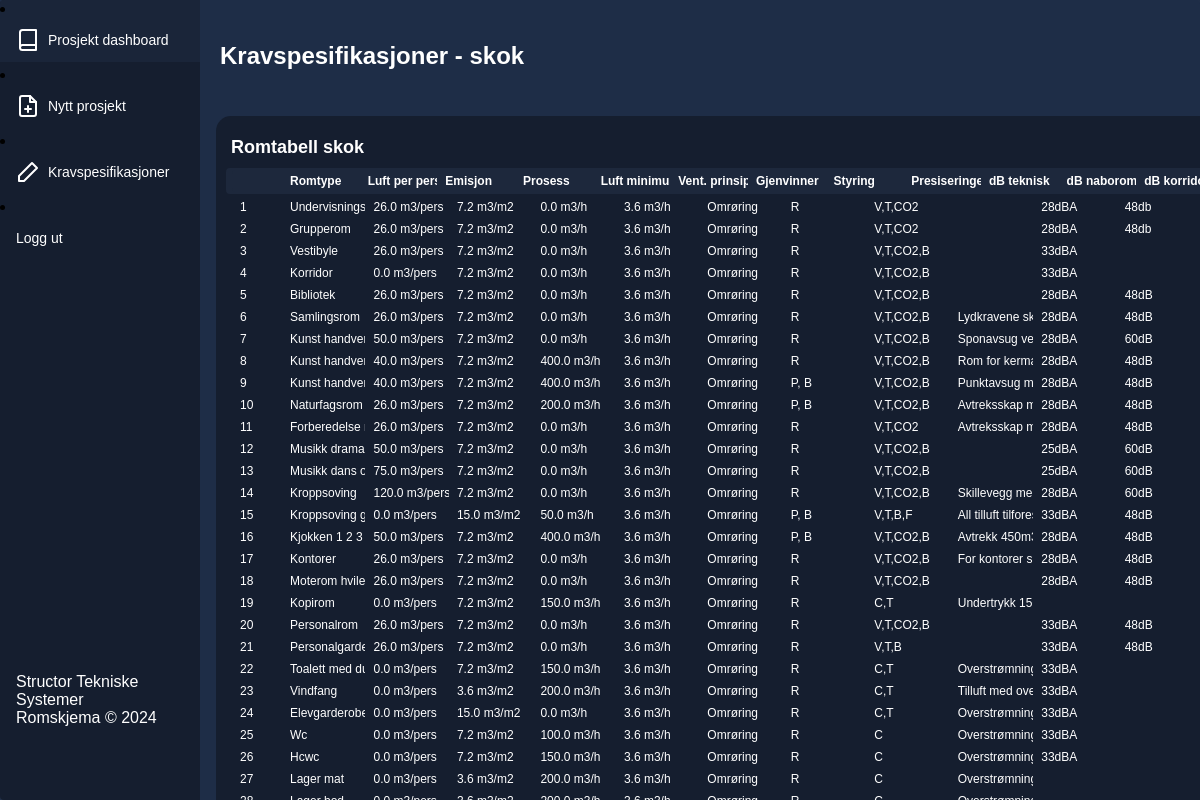
Screenshot of /specifications/skok (signed in) with the database file from the repository.
### romskjema/models.py (models this page shows)
class Specifications(db.Model):
    __tablename__ = "Specifications"
    id = db.Column(db.Integer, primary_key=True, autoincrement=True)
    name = db.Column(db.String(50), nullable=False)
    room_types = db.relationship("RoomTypes", backref="specifications", uselist=False, lazy=True)

class RoomTypes(db.Model):
    __tablename__ = "RoomTypes"
    id = db.Column(db.Integer, primary_key=True, autoincrement=True)
    specification_id = db.Column(db.Integer, db.ForeignKey("Specifications.id"), nullable=False)
    name = db.Column(db.String(50), nullable=False)
    air_per_person = db.Column(db.Float)
    air_emission = db.Column(db.Float)
    air_process = db.Column(db.Float)
    air_minimum = db.Column(db.Float)
    ventilation_principle = db.Column(db.String(50))
    heat_exchange = db.Column(db.String(50))
    room_control = db.Column(db.String(50))
    notes = db.Column(db.String(100))
    db_technical = db.Column(db.String(50))
    db_neighbour = db.Column(db.String(50))
    db_corridor = db.Column(db.String(50))
    comments = db.Column(db.String(20))

### romskjema/specifications/specifications.py (the view)
@specifications_bp.route('/', defaults={'specification': None}, methods=['GET', 'POST'])
@specifications_bp.route('/<specification>', methods=['GET', 'POST'])
@login_required
def specifications(specification):
    specifications = dbo.get_specifications()
    if request.method == "GET":
        if specification is None:
            return render_template("specifications.html",
                            user=current_user,
                            specifications=specifications,
                            specification=None)
        else:
            specification_data = dbo.get_specification_room_data(specification)
            if not specification_data:
                return render_template("specifications.html",
                        user=current_user,
                        specifications=specifications,
                        specification=None)
            else:
                return render_template("specifications.html",
                                    user=current_user,
                                    specification=specification,
                                    specification_data=specification_data)

### romskjema/specifications/templates/specifications.html (shortened to what this page needs)
{% extends "base.html" %}
{% block pagetitle %}Kravspesifikasjoner {% if specification %}- {{specification}}{%endif%}{%endblock%}
{% block page_subtitle %}
  {% if specification %}
    Romtabell {{specification}}
  {% else %}
    Kravspesifikasjoner
  {% endif %}
{% endblock %}
{% block content %}
  {% if specification %}
    <div class="table-header-container">
      <table id="roomsTable" class="table-wrapper">
          <thead>
            <tr class="table-header">
              <th class="table-cell table-cell-small">
              </th>
              <th class="table-cell table-cell-long">
                Romtype
              </th>
              <th class="table-cell">
                Luft per person
              </th>
              <th class="table-cell">
                Emisjon
              </th>
              <th class="table-cell">
                Prosess
              </th>
              <th class="table-cell">
                Luft minimum
              </th>
              <th class="table-cell">
                Vent. prinsipp
              </th>
              <th class="table-cell table-cell-medium">
                Gjenvinner
              </th>
              <th class="table-cell">
                Styring
              </th>
              <th class="table-cell table-cell-long">
                Presiseringer
              </th>
              <th class="table-cell">
                  dB teknisk
              </th>
              <th class="table-cell">
                  dB naborom
              </th>
              <th class="table-cell">
                  dB korridor
              </th>
            </tr>
          </thead>
        </table>
      </div>
      <div class="table-container">
        <table id="roomsTable" class="table-wrapper">
          <tbody>
              {% for data in specification_data %}
            <tr class="table-row">
              <td class="table-cell table-cell-small">
                {{data.id}}
              </td>
              <td class="table-cell table-cell-long">
                {{data.name}}
              </td>
              <td class="table-cell">
                {{data.air_per_person}} m3/pers
              </td>
              <td class="table-cell">
                {{data.air_emission}} m3/m2
              </td>
              <td class="table-cell">
                {{data.air_process}} m3/h
              </td>
              <td class="table-cell">
                  {{data.air_minimum}} m3/h
                </td>
              <td class="table-cell">
                {{data.ventilation_principle}}
              </td>
              <td class="table-cell table-cell-medium">
                  <span class="hover-popup" data-popup="R=Roterende\nB=Batteri\nP=Plate">{{data.heat_exchange}}</span>
              </td>
              <td class="table-cell">
                  <span class="hover-popup" data-popup="V=VAV\nC=CAV\nT=Temp\nB=Bevegelse\nF=Fukt">{{data.room_control}}</span>
              </td>
              <td class="table-cell table-cell-long">
                  <span class="notes-popup" data-popup="{{data.notes}}">{{data.notes}}</span>
              </td>
              <td class="table-cell">
                  {{data.db_technical}}
              </td>
              <td class="table-cell">
                  {{data.db_neighbour}}
              </td>
            </tr>
            {% endfor %}
          </tbody>
        </table>
      </div>
  {% endif %}
{% endblock %}

### romskjema/templates/base.html (shortened to what this page needs)
<!DOCTYPE html>
<html lang="en">
<head>
    <link rel="stylesheet" href="/static/css/style.css">
    <link rel="stylesheet" href="/static/css/form.css">
    <link rel="stylesheet" href="/static/css/tables.css">
</head>
<body>
<div class="app-container">
        {% if user.is_authenticated %}
            <div class="sidebar">
                {% if project %}
                <ul class="sidebar-list">
                <li class="sidebar-list-item">
                    <a href="{{ url_for('projects.projects') }}">
                        <svg xmlns="http://www.w3.org/2000/svg" width="24" height="24" viewBox="0 0 24 24" fill="none" stroke="currentColor" stroke-width="2" stroke-linecap="round" stroke-linejoin="round" class="feather feather-activity"><path d="M3 9l9-7 9 7v11a2 2 0 0 1-2 2H5a2 2 0 0 1-2-2z"></path><polyline points="9 22 9 12 15 12 15 22"></polyline></svg>
                    <span>Oversikt</span>
                    </a>
                </li>
                <li class="sidebar-list-item">
                    <a href="{{ url_for('buildings.buildings') }}">
                        <svg xmlns="http://www.w3.org/2000/svg" width="24" height="24" viewBox="0 0 24 24" fill="none" stroke="currentColor" stroke-width="2" stroke-linecap="round" stroke-linejoin="round" class="feather feather-activity"><path d="M12.89 1.45l8 4A2 2 0 0 1 22 7.24v9.53a2 2 0 0 1-1.11 1.79l-8 4a2 2 0 0 1-1.79 0l-8-4a2 2 0 0 1-1.1-1.8V7.24a2 2 0 0 1 1.11-1.79l8-4a2 2 0 0 1 1.78 0z"></path><polyline points="2.32 6.16 12 11 21.68 6.16"></polyline><line x1="12" y1="22.76" x2="12" y2="11"></line></svg>
                    <span>Bygg</span>
                    </a>
                </li>
                <li class="sidebar-list-item">
                    <a href="{{ url_for('rooms.rooms') }}">
                        <svg xmlns="http://www.w3.org/2000/svg" width="24" height="24" viewBox="0 0 24 24" fill="none" stroke="currentColor" stroke-width="2" stroke-linecap="round" stroke-linejoin="round" class="feather feather-activity"><line x1="8" y1="6" x2="21" y2="6"></line><line x1="8" y1="12" x2="21" y2="12"></line><line x1="8" y1="18" x2="21" y2="18"></line><line x1="3" y1="6" x2="3" y2="6"></line><line x1="3" y1="12" x2="3" y2="12"></line><line x1="3" y1="18" x2="3" y2="18"></line></svg>
                    <span>Romliste</span>
                    </a>
                </li>
                <li class="sidebar-list-item">
                    <a href="{{ url_for('ventsystems.ventsystems') }}">
                        <svg xmlns="http://www.w3.org/2000/svg" width="24" height="24" viewBox="0 0 24 24" fill="none" stroke="currentColor" stroke-width="2" stroke-linecap="round" stroke-linejoin="round" class="feather feather-activity"><path d="M9.59 4.59A2 2 0 1 1 11 8H2m10.59 11.41A2 2 0 1 0 14 16H2m15.73-8.27A2.5 2.5 0 1 1 19.5 12H2"></path></svg>
                    <span>Ventilasjonsystemer</span>
                    </a>
                </li>
                <li class="sidebar-list-item">
                    <a href="{{ url_for('ventilation.ventilation') }}">
                        <svg xmlns="http://www.w3.org/2000/svg" width="24" height="24" viewBox="0 0 24 24" fill="none" stroke="currentColor" stroke-width="2" stroke-linecap="round" stroke-linejoin="round" class="feather feather-activity"><rect x="2" y="2" width="20" height="8" rx="2" ry="2"></rect><rect x="2" y="14" width="20" height="8" rx="2" ry="2"></rect><line x1="6" y1="6" x2="6" y2="6"></line><line x1="6" y1="18" x2="6" y2="18"></line></svg>
                    <span>Luftmengdetabell</span>
                    </a>
                </li>
                <li class="sidebar-list-item">
                    <a href="#">
                        <svg xmlns="http://www.w3.org/2000/svg" width="24" height="24" viewBox="0 0 24 24" fill="none" stroke="currentColor" stroke-width="2" stroke-linecap="round" stroke-linejoin="round" class="feather feather-activity"><circle cx="12" cy="12" r="5"></circle><line x1="12" y1="1" x2="12" y2="3"></line><line x1="12" y1="21" x2="12" y2="23"></line><line x1="4.22" y1="4.22" x2="5.64" y2="5.64"></line><line x1="18.36" y1="18.36" x2="19.78" y2="19.78"></line><line x1="1" y1="12" x2="3" y2="12"></line><line x1="21" y1="12" x2="23" y2="12"></line><line x1="4.22" y1="19.78" x2="5.64" y2="18.36"></line><line x1="18.36" y1="5.64" x2="19.78" y2="4.22"></line></svg>
                    <span>Varmeberegninger</span>
                    </a>
                </li>
                <li class="sidebar-list-item">
                    <a href="#">
                        <svg xmlns="http://www.w3.org/2000/svg" width="24" height="24" viewBox="0 0 24 24" fill="none" stroke="currentColor" stroke-width="2" stroke-linecap="round" stroke-linejoin="round" class="feather feather-activity"><path d="M14 14.76V3.5a2.5 2.5 0 0 0-5 0v11.26a4.5 4.5 0 1 0 5 0z"></path></svg>
                    <span>Kjøling</span>
                    </a>
                </li>
                <li class="sidebar-list-item">
                    <a href="#">
                        <svg xmlns="http://www.w3.org/2000/svg" width="24" height="24" viewBox="0 0 24 24" fill="none" stroke="currentColor" stroke-width="2" stroke-linecap="round" stroke-linejoin="round" class="feather feather-activity"><line x1="8" y1="19" x2="8" y2="21"></line><line x1="8" y1="13" x2="8" y2="15"></line><line x1="16" y1="19" x2="16" y2="21"></line><line x1="16" y1="13" x2="16" y2="15"></line><line x1="12" y1="21" x2="12" y2="23"></line><line x1="12" y1="15" x2="12" y2="17"></line><path d="M20 16.58A5 5 0 0 0 18 7h-1.26A8 8 0 1 0 4 15.25"></path></svg>
                    <span>Tappevann/SPV</span>
                    </a>
                </li>
                <li class="sidebar-list-item">
                    <a href="{{ url_for('projects.settings') }}">
                        <svg xmlns="http://www.w3.org/2000/svg" width="24" height="24" viewBox="0 0 24 24" fill="none" stroke="currentColor" stroke-width="2" stroke-linecap="round" stroke-linejoin="round" class="feather feather-activity"><circle cx="12" cy="12" r="3"></circle><path d="M19.4 15a1.65 1.65 0 0 0 .33 1.82l.06.06a2 2 0 0 1 0 2.83 2 2 0 0 1-2.83 0l-.06-.06a1.65 1.65 0 0 0-1.82-.33 1.65 1.65 0 0 0-1 1.51V21a2 2 0 0 1-2 2 2 2 0 0 1-2-2v-.09A1.65 1.65 0 0 0 9 19.4a1.65 1.65 0 0 0-1.82.33l-.06.06a2 2 0 0 1-2.83 0 2 2 0 0 1 0-2.83l.06-.06a1.65 1.65 0 0 0 .33-1.82 1.65 1.65 0 0 0-1.51-1H3a2 2 0 0 1-2-2 2 2 0 0 1 2-2h.09A1.65 1.65 0 0 0 4.6 9a1.65 1.65 0 0 0-.33-1.82l-.06-.06a2 2 0 0 1 0-2.83 2 2 0 0 1 2.83 0l.06.06a1.65 1.65 0 0 0 1.82.33H9a1.65 1.65 0 0 0 1-1.51V3a2 2 0 0 1 2-2 2 2 0 0 1 2 2v.09a1.65 1.65 0 0 0 1 1.51 1.65 1.65 0 0 0 1.82-.33l.06-.06a2 2 0 0 1 2.83 0 2 2 0 0 1 0 2.83l-.06.06a1.65 1.65 0 0 0-.33 1.82V9a1.65 1.65 0 0 0 1.51 1H21a2 2 0 0 1 2 2 2 2 0 0 1-2 2h-.09a1.65 1.65 0 0 0-1.51 1z"></path></svg>
                    <span>Prosjektinnstillinger</span>
                    </a>
                </li>
                <p class="p-menu-item">
                <li class="sidebar-list-item">
                    <a href="{{ url_for('projects.projects_dashboard') }}">
                        <svg xmlns="http://www.w3.org/2000/svg" width="24" height="24" viewBox="0 0 24 24" fill="none" stroke="currentColor" stroke-width="2" stroke-linecap="round" stroke-linejoin="round" class="feather feather-activity"><circle cx="12" cy="12" r="10"></circle><line x1="2" y1="12" x2="22" y2="12"></line><path d="M12 2a15.3 15.3 0 0 1 4 10 15.3 15.3 0 0 1-4 10 15.3 15.3 0 0 1-4-10 15.3 15.3 0 0 1 4-10z"></path></svg>
                    <span>Prosjekter</span>
                    </a>
                </li>
                </p>
                {% else %}
                <li class="sidebar-list-item">
                    <a href="{{ url_for('projects.projects_dashboard') }}">
                    <span>Prosjekt dashboard</span>
                    </a>
                </li>
                <li class="sidebar-list-item">
                    <a href="{{ url_for('projects.new_project') }}">
                    <span>Nytt prosjekt</span>
                    </a>
                </li>
                <li class="sidebar-list-item">
                    <a href="{{ url_for('specifications.specifications') }}">
                        <svg xmlns="http://www.w3.org/2000/svg" width="24" height="24" viewBox="0 0 24 24" fill="none" stroke="currentColor" stroke-width="2" stroke-linecap="round" stroke-linejoin="round" class="feather feather-activity"><polygon points="16 3 21 8 8 21 3 21 3 16 16 3"></polygon></svg>
                    <span>Kravspesifikasjoner</span>
                    </a>
                </li>
                {% endif %}
                <li class="sidebar-list-item">
                    <a href="/logout">
                        Logg ut &nbsp;&nbsp;&nbsp;
                    </a>
                </li>
                  <div class="sidebar-bottom">
                    Structor Tekniske Systemer <br> Romskjema &copy; 2024
                  </div>
            </div>
        {% endif %}
    <div class="app-content">
        <div class="app-content-header">
            <h1 class="app-content-headerText">
              <p>
                    {% if user.is_authenticated %}
                        {% if project %}
                            {{project.ProjectName}}
                        {% else %}
                            {% block pagetitle %}{%endblock%}
                        {% endif %}
                    {% endif %}
                </p>
            </h1>
        </div>
<div class="text-div">
    <div class="subtitle-header-container">
      <h1 class="app-content-subTitleheaderText">
        {% block page_subtitle %}
        {% endblock %}
    </h1>
</div>
        {% block content %}
        {% endblock %}
    </div>
</body>
</html>

### rows the page displays
Specifications: name "skok"
RoomTypes: id "1", name "Undervisn…", air_per_person "26.0", air_emission "7.2", air_process "0.0", air_minimum "3.6", ventilation_principle "Omrøring", heat_exchange "R", room_control "V,T,CO2", db_technical "28dBA", db_neighbour "48db"
RoomTypes: id "2", name "Grupperom", air_per_person "26.0", air_emission "7.2", air_process "0.0", air_minimum "3.6", ventilation_principle "Omrøring", heat_exchange "R", room_control "V,T,CO2", db_technical "28dBA", db_neighbour "48db"
RoomTypes: id "3", name "Vestibyle", air_per_person "26.0", air_emission "7.2", air_process "0.0", air_minimum "3.6", ventilation_principle "Omrøring", heat_exchange "R", room_control "V,T,CO2,B", db_technical "33dBA"
RoomTypes: id "4", name "Korridor", air_per_person "0.0", air_emission "7.2", air_process "0.0", air_minimum "3.6", ventilation_principle "Omrøring", heat_exchange "R", room_control "V,T,CO2,B", db_technical "33dBA"
RoomTypes: id "5", name "Bibliotek", air_per_person "26.0", air_emission "7.2", air_process "0.0", air_minimum "3.6", ventilation_principle "Omrøring", heat_exchange "R", room_control "V,T,CO2,B", db_technical "28dBA", db_neighbour "48dB"
RoomTypes: id "6", name "Samlingsr…", air_per_person "26.0", air_emission "7.2", air_process "0.0", air_minimum "3.6", ventilation_principle "Omrøring", heat_exchange "R", room_control "V,T,CO2,B", notes "Lydkraven…", db_technical "28dBA", db_neighbour "48dB"
RoomTypes: id "7", name "Kunst han…", air_per_person "50.0", air_emission "7.2", air_process "0.0", air_minimum "3.6", ventilation_principle "Omrøring", heat_exchange "R", room_control "V,T,CO2,B", notes "Sponavsu…", db_technical "28dBA", db_neighbour "60dB"
RoomTypes: id "8", name "Kunst han…", air_per_person "40.0", air_emission "7.2", air_process "400.0", air_minimum "3.6", ventilation_principle "Omrøring", heat_exchange "R", room_control "V,T,CO2,B", notes "Rom for k…", db_technical "28dBA", db_neighbour "48dB"
RoomTypes: id "9", name "Kunst han…", air_per_person "40.0", air_emission "7.2", air_process "400.0", air_minimum "3.6", ventilation_principle "Omrøring", heat_exchange "P, B", room_control "V,T,CO2,B", notes "Punktavs…", db_technical "28dBA", db_neighbour "48dB"
RoomTypes: id "10", name "Naturfags…", air_per_person "26.0", air_emission "7.2", air_process "200.0", air_minimum "3.6", ventilation_principle "Omrøring", heat_exchange "P, B", room_control "V,T,CO2,B", notes "Avtrekssk…", db_technical "28dBA", db_neighbour "48dB"
RoomTypes: id "11", name "Forbered…", air_per_person "26.0", air_emission "7.2", air_process "0.0", air_minimum "3.6", ventilation_principle "Omrøring", heat_exchange "R", room_control "V,T,CO2", notes "Avtrekssk…", db_technical "28dBA", db_neighbour "48dB"
RoomTypes: id "12", name "Musikk dr…", air_per_person "50.0", air_emission "7.2", air_process "0.0", air_minimum "3.6", ventilation_principle "Omrøring", heat_exchange "R", room_control "V,T,CO2,B", db_technical "25dBA", db_neighbour "60dB"
RoomTypes: id "13", name "Musikk da…", air_per_person "75.0", air_emission "7.2", air_process "0.0", air_minimum "3.6", ventilation_principle "Omrøring", heat_exchange "R", room_control "V,T,CO2,B", db_technical "25dBA", db_neighbour "60dB"
RoomTypes: id "14", name "Kroppsoving", air_per_person "120.0", air_emission "7.2", air_process "0.0", air_minimum "3.6", ventilation_principle "Omrøring", heat_exchange "R", room_control "V,T,CO2,B", notes "Skillevegg…", db_technical "28dBA", db_neighbour "60dB"
RoomTypes: id "15", name "Kroppsovi…", air_per_person "0.0", air_emission "15.0", air_process "50.0", air_minimum "3.6", ventilation_principle "Omrøring", heat_exchange "P, B", room_control "V,T,B,F", notes "All tilluft til…", db_technical "33dBA", db_neighbour "48dB"
RoomTypes: id "16", name "Kjokken 1…", air_per_person "50.0", air_emission "7.2", air_process "400.0", air_minimum "3.6", ventilation_principle "Omrøring", heat_exchange "P, B", room_control "V,T,CO2,B", notes "Avtrekk 4…", db_technical "28dBA", db_neighbour "48dB"
RoomTypes: id "17", name "Kontorer", air_per_person "26.0", air_emission "7.2", air_process "0.0", air_minimum "3.6", ventilation_principle "Omrøring", heat_exchange "R", room_control "V,T,CO2,B", notes "For kontor…", db_technical "28dBA", db_neighbour "48dB"
RoomTypes: id "18", name "Moterom…", air_per_person "26.0", air_emission "7.2", air_process "0.0", air_minimum "3.6", ventilation_principle "Omrøring", heat_exchange "R", room_control "V,T,CO2,B", db_technical "28dBA", db_neighbour "48dB"
RoomTypes: id "19", name "Kopirom", air_per_person "0.0", air_emission "7.2", air_process "150.0", air_minimum "3.6", ventilation_principle "Omrøring", heat_exchange "R", room_control "C,T", notes "Undertryk…"
RoomTypes: id "20", name "Personalrom", air_per_person "26.0", air_emission "7.2", air_process "0.0", air_minimum "3.6", ventilation_principle "Omrøring", heat_exchange "R", room_control "V,T,CO2,B", db_technical "33dBA", db_neighbour "48dB"
RoomTypes: id "21", name "Personalg…", air_per_person "26.0", air_emission "7.2", air_process "0.0", air_minimum "3.6", ventilation_principle "Omrøring", heat_exchange "R", room_control "V,T,B", db_technical "33dBA", db_neighbour "48dB"
RoomTypes: id "22", name "Toalett m…", air_per_person "0.0", air_emission "7.2", air_process "150.0", air_minimum "3.6", ventilation_principle "Omrøring", heat_exchange "R", room_control "C,T", notes "Overstrø…", db_technical "33dBA"
RoomTypes: id "23", name "Vindfang", air_per_person "0.0", air_emission "3.6", air_process "200.0", air_minimum "3.6", ventilation_principle "Omrøring", heat_exchange "R", room_control "C,T", notes "Tilluft med…", db_technical "33dBA"
RoomTypes: id "24", name "Elevgarde…", air_per_person "0.0", air_emission "15.0", air_process "0.0", air_minimum "3.6", ventilation_principle "Omrøring", heat_exchange "R", room_control "C,T", notes "Overstrø…", db_technical "33dBA"
RoomTypes: id "25", name "Wc", air_per_person "0.0", air_emission "7.2", air_process "100.0", air_minimum "3.6", ventilation_principle "Omrøring", heat_exchange "R", room_control "C", notes "Overstrø…", db_technical "33dBA"
RoomTypes: id "26", name "Hcwc", air_per_person "0.0", air_emission "7.2", air_process "150.0", air_minimum "3.6", ventilation_principle "Omrøring", heat_exchange "R", room_control "C", notes "Overstrø…", db_technical "33dBA"
RoomTypes: id "27", name "Lager mat", air_per_person "0.0", air_emission "3.6", air_process "200.0", air_minimum "3.6", ventilation_principle "Omrøring", heat_exchange "R", room_control "C", notes "Overstrø…"
